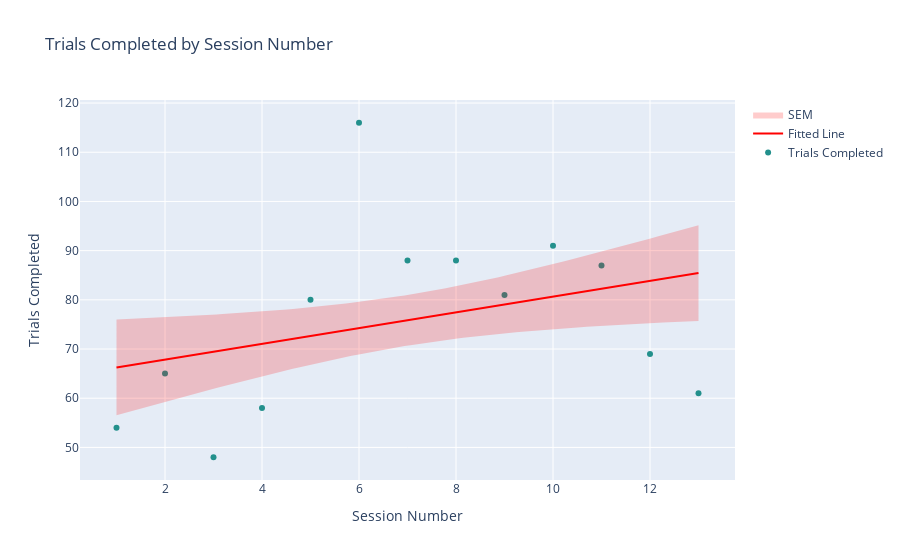
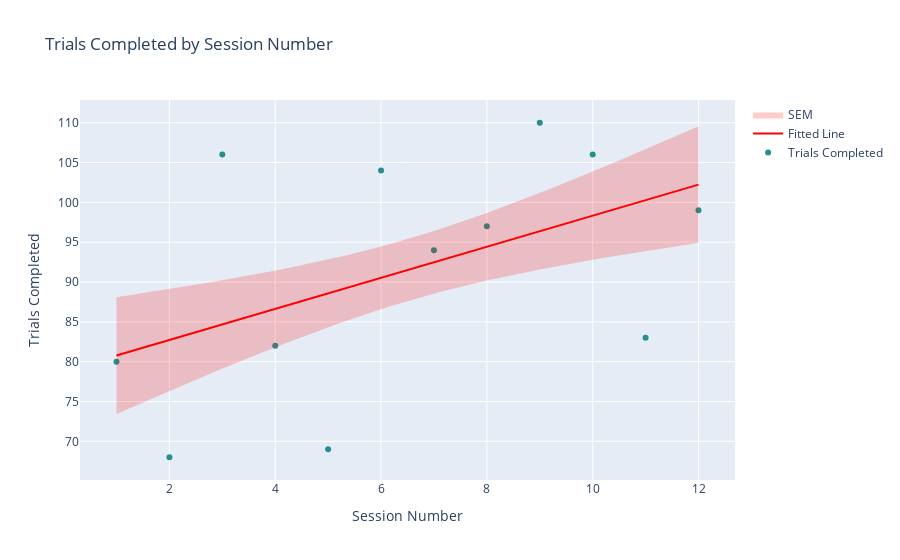
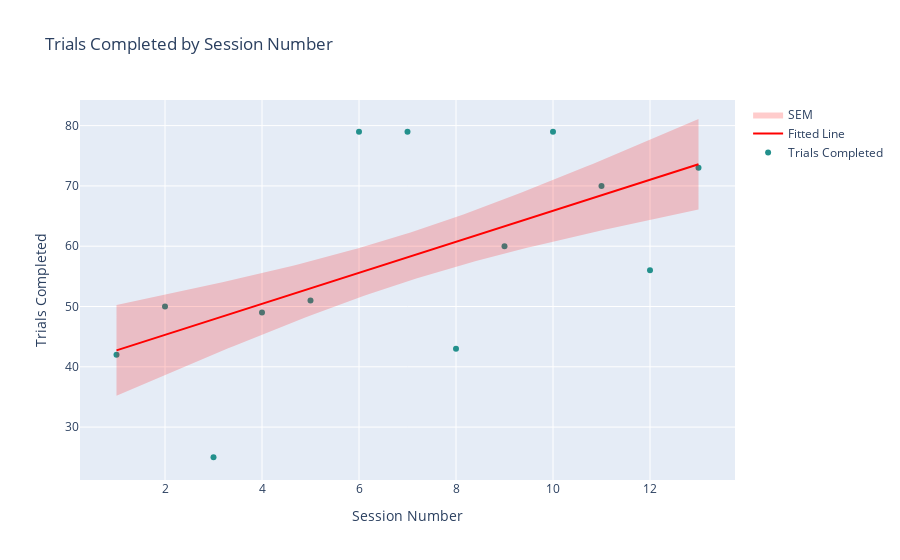
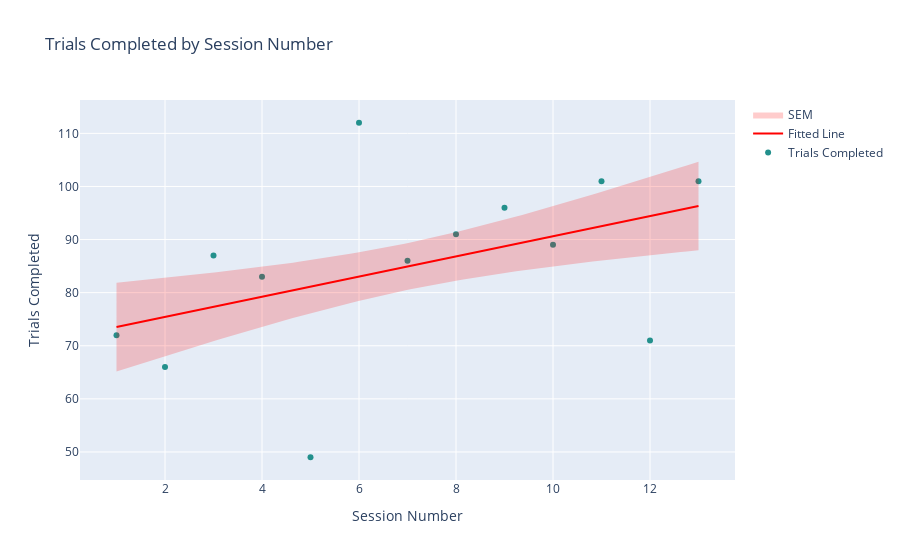

Notebook code cell kept with these figures, in order:
### Markdown cell above
### Visualize trials completed for individual mice.

### Code cell
# Make a subset of the summary dataframe for a specific mouse
for mouse_id in set(mice):
    #mouse_id = '1003'
    mouse_df = clickbait.summary_df[clickbait.summary_df['mouse_id'] == mouse_id]
    #mouse_df = mouse_df[mouse_df['session_id'].str.contains('full')]   

    linear_regression_plot(mouse_df, dv='trials_completed', iv='session_number', dv_name='Trials Completed', iv_name='Session Number', error_type='SEM')
